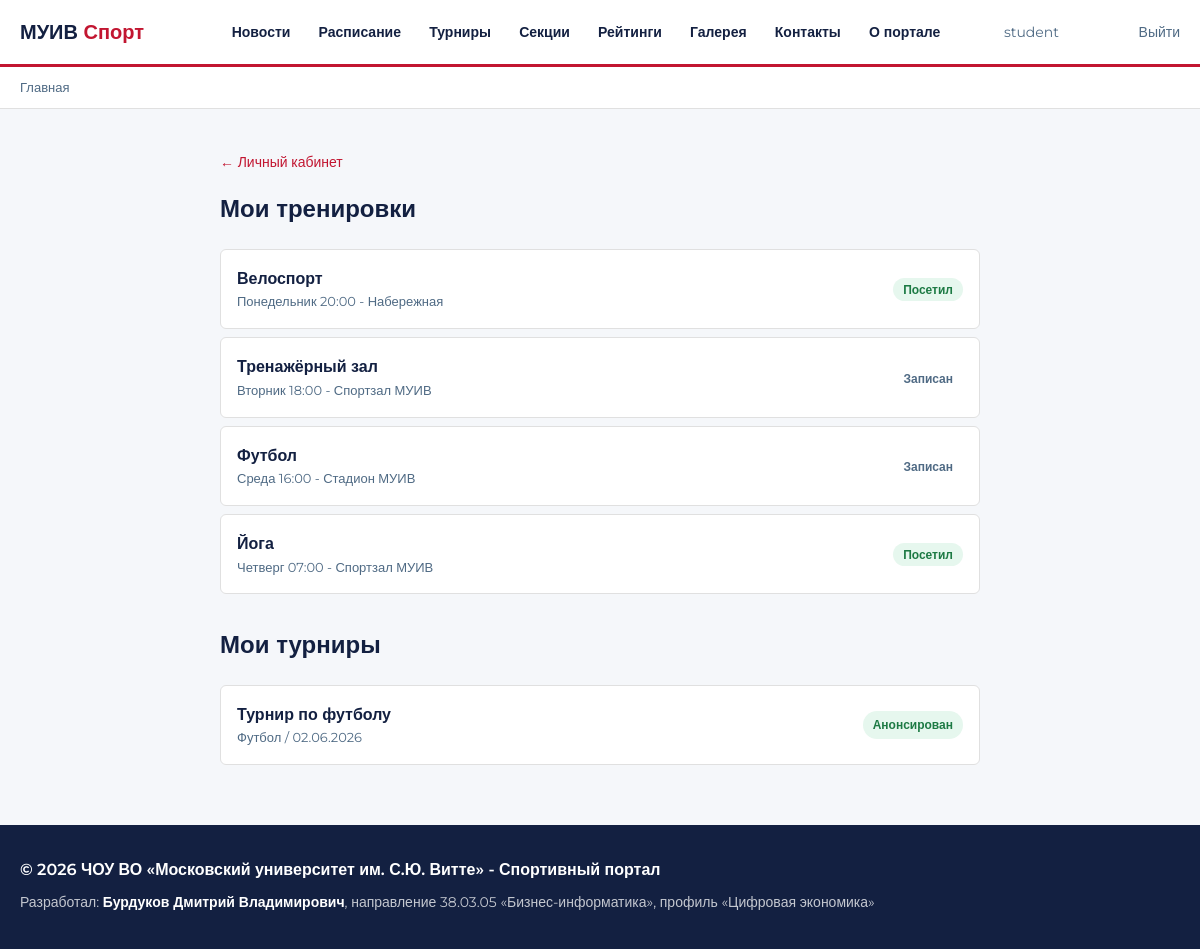
The page /profile/trainings/ (signed in) on the database as committed earlier.
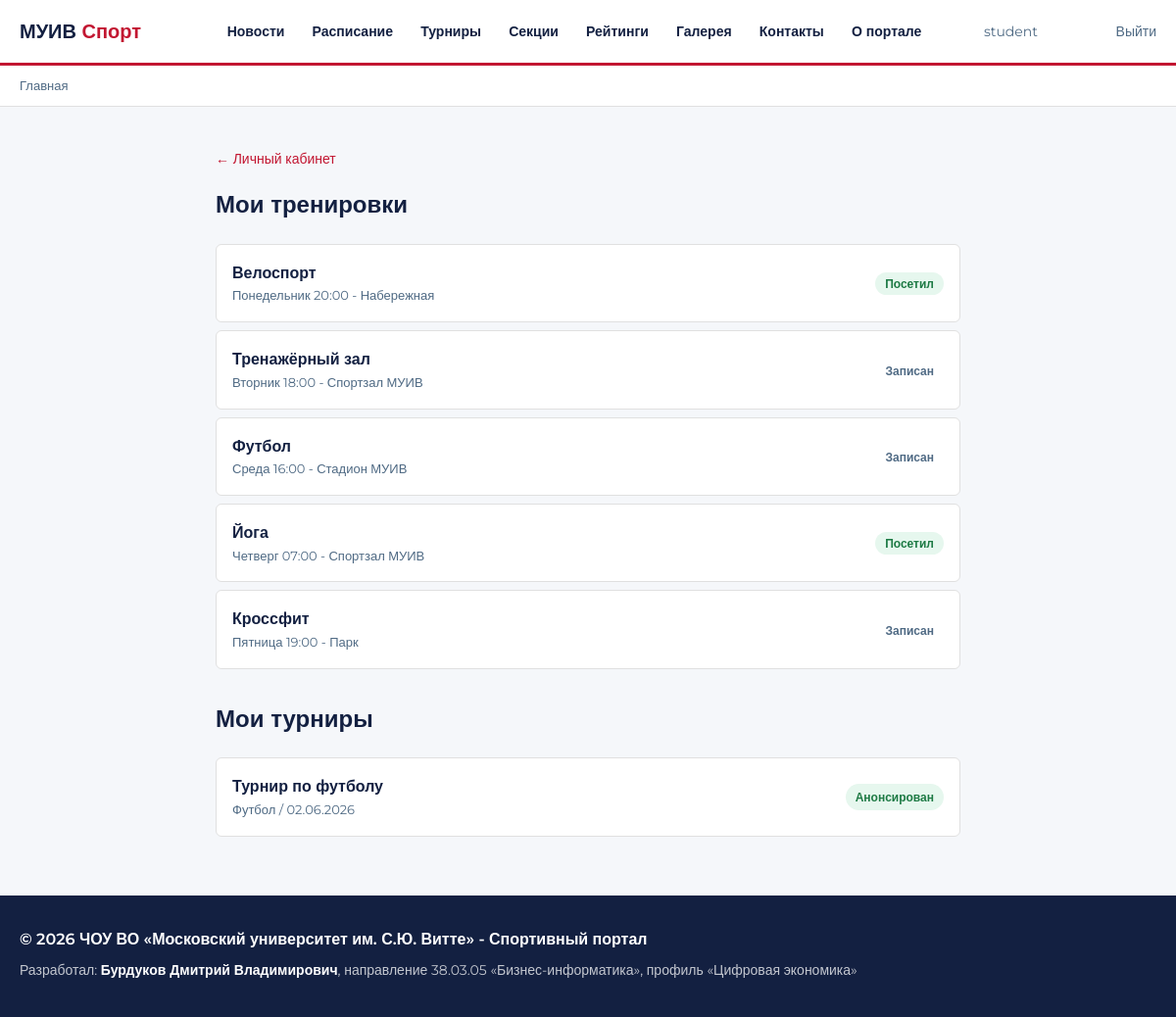
The same page on the database as committed later.
### main/models.py (models this page shows, shortened)
class TrainingRecord(models.Model):
    user     = models.ForeignKey(User, on_delete=models.CASCADE, verbose_name='Студент')
    training = models.ForeignKey(Training, on_delete=models.CASCADE, verbose_name='Тренировка')
    created  = models.DateTimeField(auto_now_add=True, verbose_name='Дата записи')
    attended = models.BooleanField(default=False, verbose_name='Явился')
    class Meta:
        verbose_name        = 'Запись на тренировку'
        verbose_name_plural = 'Записи на тренировки'
        unique_together     = ('user', 'training')

class Training(models.Model):
    DAYS = [
        ('mon', 'Понедельник'),
        ('tue', 'Вторник'),
        ('wed', 'Среда'),
        ('thu', 'Четверг'),
        ('fri', 'Пятница'),
        ('sat', 'Суббота'),
        ('sun', 'Воскресенье'),
    ]
    TYPES = [
        ('home',    'Индивидуальная'),
        ('gym',     'Тренажёрный зал'),
        ('section', 'Секция'),
        ('workout', 'Воркаут'),
    ]
    sport      = models.ForeignKey(Sport, on_delete=models.CASCADE, verbose_name='Вид спорта')
    type       = models.CharField(max_length=20, choices=TYPES, default='section', verbose_name='Тип')
    day        = models.CharField(max_length=3, choices=DAYS, verbose_name='День недели')
    time_start = models.TimeField(verbose_name='Начало')
    time_end   = models.TimeField(verbose_name='Конец')
    location   = models.CharField(max_length=200, blank=True, verbose_name='Место')
    capacity   = models.PositiveIntegerField(default=20, verbose_name='Мест всего')
    notes      = models.TextField(blank=True, verbose_name='Описание / задание')
    class Meta:
        verbose_name        = 'Тренировка'
        verbose_name_plural = 'Расписание'
        ordering            = ['day', 'time_start']

class Sport(models.Model):
    name        = models.CharField(max_length=100, verbose_name='Название')
    description = models.TextField(verbose_name='Описание')
    class Meta:
        verbose_name        = 'Вид спорта'
        verbose_name_plural = 'Виды спорта'
    def __str__(self):
        return self.name

class TournamentParticipant(models.Model):
    tournament = models.ForeignKey(Tournament, on_delete=models.CASCADE, verbose_name='Турнир')
    user       = models.ForeignKey(User, on_delete=models.CASCADE, verbose_name='Участник')
    registered = models.DateTimeField(auto_now_add=True, verbose_name='Дата заявки')
    class Meta:
        verbose_name        = 'Участник турнира'
        verbose_name_plural = 'Участники турниров'
        unique_together     = ('tournament', 'user')

class Tournament(models.Model):
    STATUSES = [
        ('upcoming', 'Анонсирован'),
        ('open', 'Идёт регистрация'),
        ('running', 'Проходит'),
        ('finished', 'Завершён'),
        ('cancelled', 'Отменен'),
    ]
    title            = models.CharField(max_length=200, verbose_name='Название')
    sport            = models.ForeignKey(Sport, on_delete=models.CASCADE, verbose_name='Вид спорта')
    description      = models.TextField(blank=True, verbose_name='Описание')
    date_start       = models.DateField(verbose_name='Дата начала')
    date_end         = models.DateField(null=True, blank=True, verbose_name='Дата окончания')
    location         = models.CharField(max_length=200, blank=True, verbose_name='Место проведения')
    status           = models.CharField(max_length=20, choices=STATUSES, default='upcoming', verbose_name='Статус')
    max_participants = models.PositiveIntegerField(default=32, verbose_name='Макс. участников')
    created          = models.DateTimeField(auto_now_add=True, verbose_name='Дата создания')
    class Meta:
        verbose_name        = 'Турнир'
        verbose_name_plural = 'Турниры'
        ordering            = ['-date_start']

### main/views.py (the view)
# urls.py: path('profile/trainings/', views.profile_trainings, name='profile_trainings'),
@login_required
def profile_trainings(request):
    records = TrainingRecord.objects.filter(user=request.user)
    tournament_records = TournamentParticipant.objects.filter(user=request.user)
    return render(request, 'profile/trainings.html',
        {'records': records,
        'tournament_records': tournament_records,
        })

### templates/profile/trainings.html (shortened to what this page needs)
{% extends 'base.html' %}
{% block content %}
<div style="max-width: 800px; margin: 40px auto; padding: 0 20px;">
  <a href="/profile/" style="font-size: 14px;">← Личный кабинет</a>
  <h2 style="margin-top: 16px;">Мои тренировки</h2>
  <div style="margin-top: 20px;">
    {% for record in records %}
      <div style="background: var(--white); border: 1px solid var(--border); border-radius: 6px; padding: 16px; margin-bottom: 8px; display: flex; align-items: center; justify-content: space-between;">
        <div>
          <div style="font-weight: 600;">{{ record.training.sport }}</div>
          <div style="font-size: 13px; color: var(--muted);">{{ record.training.get_day_display }} {{ record.training.time_start|time:"H:i" }} - {{ record.training.location }}</div>
        </div>
        <div>
          {% if record.attended %}
            <span style="background: #e6f7ee; color: #1d7a44; padding: 4px 10px; border-radius: 999px; font-size: 12px; font-weight: 600;">Посетил</span>
          {% else %}
            <span style="background: var(--tint); color: var(--muted); padding: 4px 10px; border-radius: 999px; font-size: 12px; font-weight: 600;">Записан</span>
          {% endif %}
        </div>
      </div>
    {% empty %}
      <p>Вы ещё не записаны ни на одну тренировку</p>
    {% endfor %}
  </div>
  <h2 style="margin-top: 32px;">Мои турниры</h2>
  <div style="margin-top: 20px;">
    {% for item in tournament_records %}
      <div style="background: var(--white); border: 1px solid var(--border); border-radius: 6px; padding: 16px; margin-bottom: 8px; display: flex; align-items: center; justify-content: space-between;">
        <div>
          <div style="font-weight: 600;">{{ item.tournament.title }}</div>
          <div style="font-size: 13px; color: var(--muted);">{{ item.tournament.sport }} / {{ item.tournament.date_start|date:"d.m.Y" }}</div>
        </div>
        <span style="background: #e6f7ee; color: #1d7a44; padding: 4px 10px; border-radius: 999px; font-size: 12px; font-weight: 600;">
          {{ item.tournament.get_status_display }}
        </span>
      </div>
    {% empty %}
      <p>Вы ещё не записаны ни на один турнир</p>
    {% endfor %}
  </div>
</div>
{% endblock %}

Rows that differ between the two databases and show on the page:
added TrainingRecord: training.sport "Кроссфит", training.day "Пятница", training.time_start "19:00", training.location "Парк", attended "Записан"
